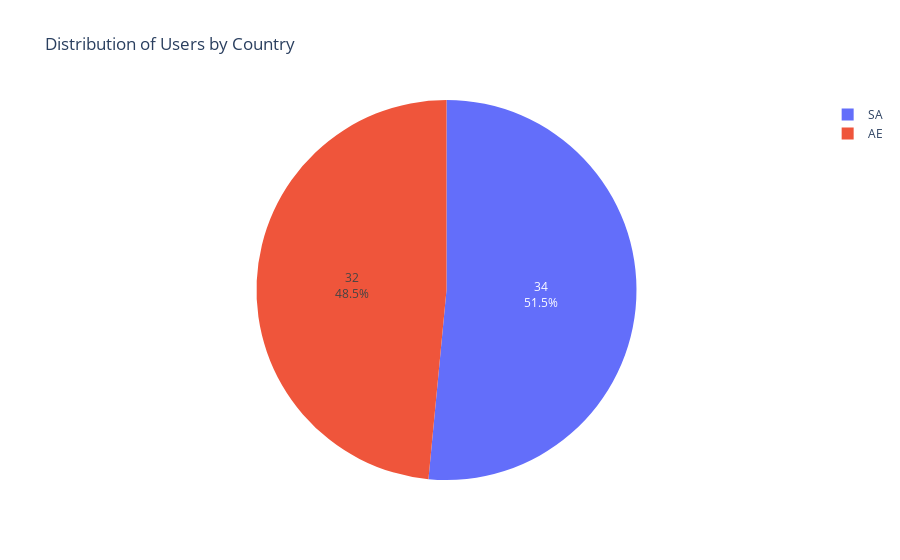

Notebook source saved alongside this figure:
### Markdown cell above
* The peak is at 13:00 (1 PM) with 10 orders. This might be because the work break.

* The second strong spike at 20:00 (8 PM), browsing  after work hours.

* if there is any marketing notifications it should be around 12:30 PM or 7:30 to be where the is alot of active users

### Code cell
# 4- Which countries are in the top in sales?

unique_users = df[['user_id', 'country']].drop_duplicates()
q4_table = unique_users['country'].value_counts().reset_index()
q4_table.columns = ['country', 'user_count']
display(q4_table)

fig4 = px.pie(
    q4_table, 
    values='user_count', 
    names='country',
    title='Distribution of Users by Country',
)

fig4.update_traces(textinfo='percent+value')
fig4.show()
save_fig(fig4, FIGS / "Q4_user_locations_pie.png")

### Figure 1 — Plotly figure (JSON) as saved in the notebook; plotly's stock layout.template omitted (floating-point values rounded to 4 significant figures)
{"data": [{"domain": {"x": [0, 1], "y": [0, 1]}, "hovertemplate": "country=%{label}<br>user_count=%{value}<extra></extra>", "labels": ["SA", "AE"], "legendgroup": "", "name": "", "showlegend": true, "textinfo": "percent+value", "type": "pie", "values": [34, 32]}], "layout": {"legend": {"tracegroupgap": 0}, "title": {"text": "Distribution of Users by Country"}}}
